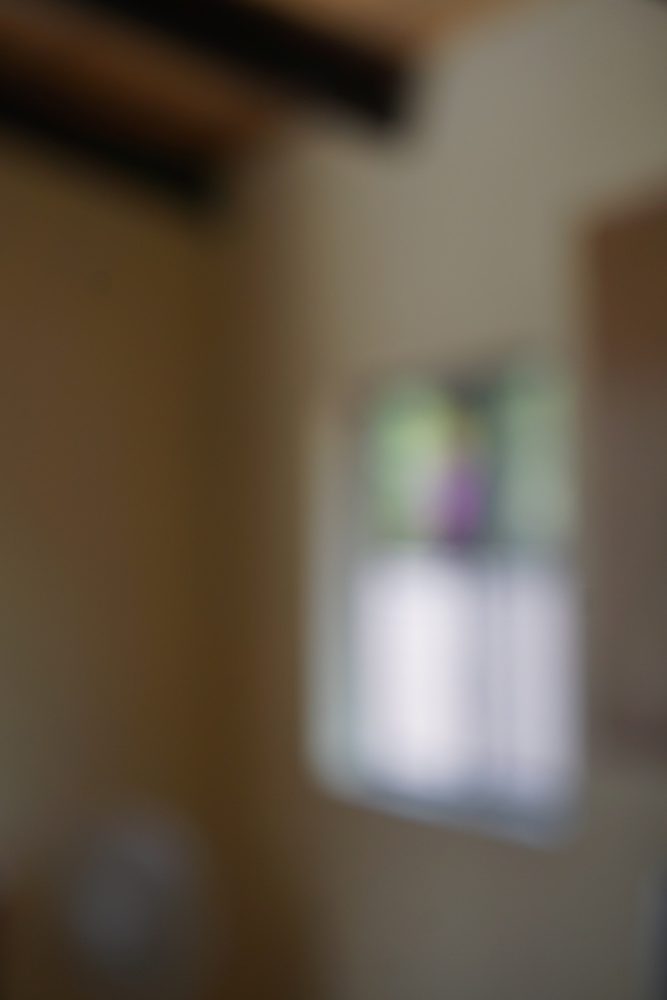
#> input picture Test/DSC05639.JPG, 667 x 1000 px, shrunk from 4000 x 6000 before the run
$ python -i blurry_identifier.py   (imports and definitions only)   (older library calls are emulated)
#> lines starting #> are read from the running program, lines starting #| are printed output that depends on the picture
import cv2
import os
import config
from shutil import copyfile


# Folder to be analyzed
# [1 line not run here, left out]
path = "D:\Pic dump\Test"


# [17 lines left out: functions create_folders, get_images, not called in this run]


def create_histogram(image_path):
    # Read image and create HSV histogram with normalization.
    # First, converts red, green, blue image to hue, saturation, value/brightness
    # Then creates histogram and normalizes it to improve contrast
#> called with image_path = 'Test/DSC05639.JPG'
    img = cv2.cvtColor(cv2.imread(image_path), cv2.COLOR_BGR2HSV)
#> img: shape (1000, 667, 3); mean H, S, V 30.2, 88.6, 101
    hist = cv2.calcHist([img], config.channels, None, config.histSize, config.ranges, accumulate=False)
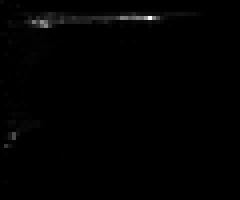
#> hist: shape (50, 60) float32 (shown 4 times larger); min 0, max 31489, mean 222.3; drawn with min black and max white
    cv2.normalize(hist, hist, alpha=0, beta=1, norm_type=cv2.NORM_MINMAX)
    return hist


# [52 lines left out: functions find_focused, copy_images, main, not called in this run]


# [2 lines not run here, left out]

>>> result = create_histogram('Test/DSC05639.JPG')
